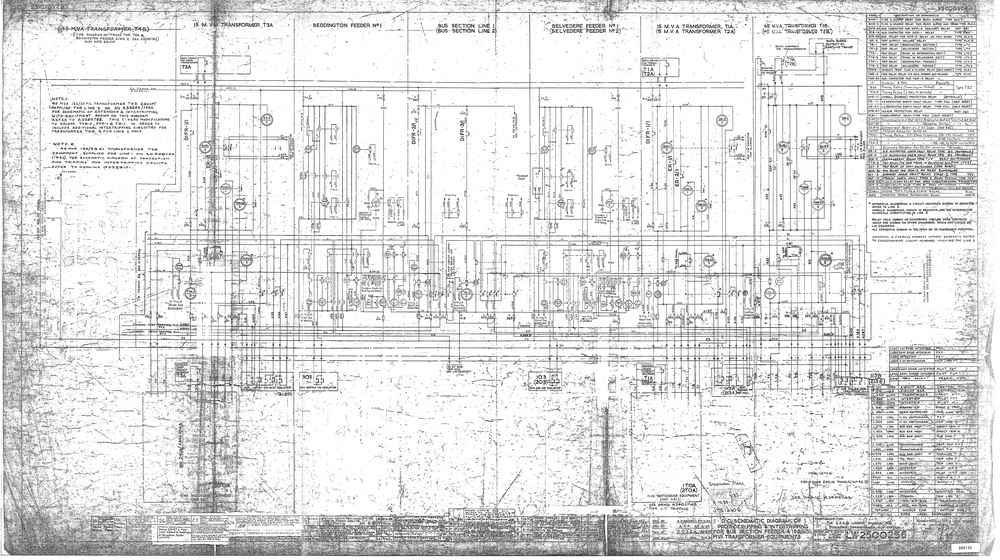
#> input picture closing_img.png, 1000 x 560 px, shrunk from 8150 x 4566 before the run
$ python -i image_processing.py   (imports and definitions only)
#> lines starting #> are read from the running program, lines starting #| are printed output that depends on the picture; after the words box and inside, x2 and y2 are one past the last pixel; in counts of white or black regions, pixels touching at a corner belong together; long printed decimals are rounded
import cv2
import numpy as np
import matplotlib.pyplot as plt

def process_image_notebook(image_path):

#> called with image_path = 'closing_img.png'
    def read(path):
        img=cv2.imread(path)
        return img

    def read_convertgray(path):
#> called with path = 'closing_img.png'
        imgray=cv2.imread(path,cv2.IMREAD_GRAYSCALE)
#> imgray is the input picture: shape (560, 1000); min 9, max 255, mean 225.2
        return imgray

    # [79 lines left out: functions read_convertBGRtoRGB, write, show_img_cv, show_img, visu, grayscale_histogram and 2 more, not called in this run]

    def brighten_image(image, brightness=50):
        """Brightens the image by adding a constant value to each pixel."""
        brightened = np.clip(image.astype(int) + brightness, 0, 255).astype(np.uint8)
        return brightened


    img=read_convertgray(image_path)

    mean_value= np.mean(img)
#> mean_value = 225.2
    print(mean_value)
#| 225.245

    mean_value=int(mean_value+1)
#> mean_value = 226
    mean_value

    ret,thresh1 = cv2.threshold(img,mean_value,255,cv2.THRESH_BINARY)
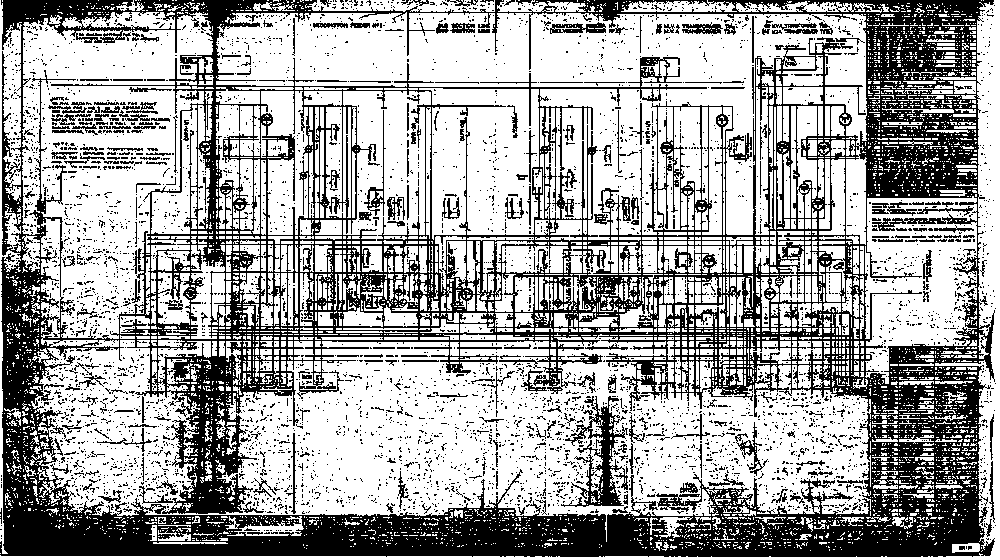
#> thresh1: shape (560, 1000); 64.7% white; 4939 black regions (4627 under 20 px), largest, box (x1, y1, x2, y2) and area: (0, 0, 995, 557) 164670, (561, 396, 628, 507) 2331, (550, 22, 606, 34) 396
#> ret = 226


    th3 = cv2.adaptiveThreshold(img, 255, cv2.ADAPTIVE_THRESH_MEAN_C,
                                          cv2.THRESH_BINARY, 51, 5)
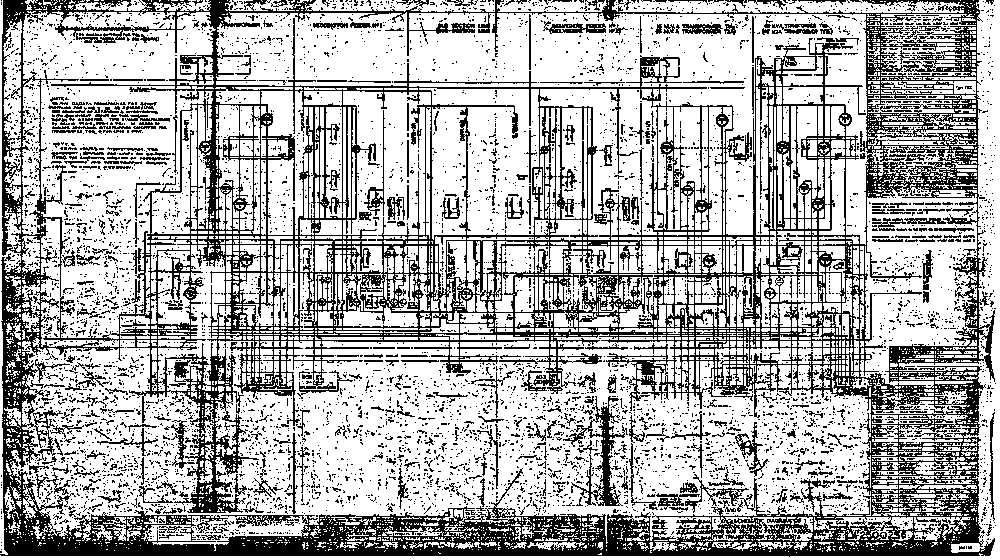
#> th3: shape (560, 1000); 69% white; black in thin lines or dots
    original_img=th3

    img = cv2.imread(image_path, 0)
    kernel = np.ones((2,2),np.uint8)
    #iteration1
    dilation = cv2.dilate(thresh1,kernel,iterations = 1)
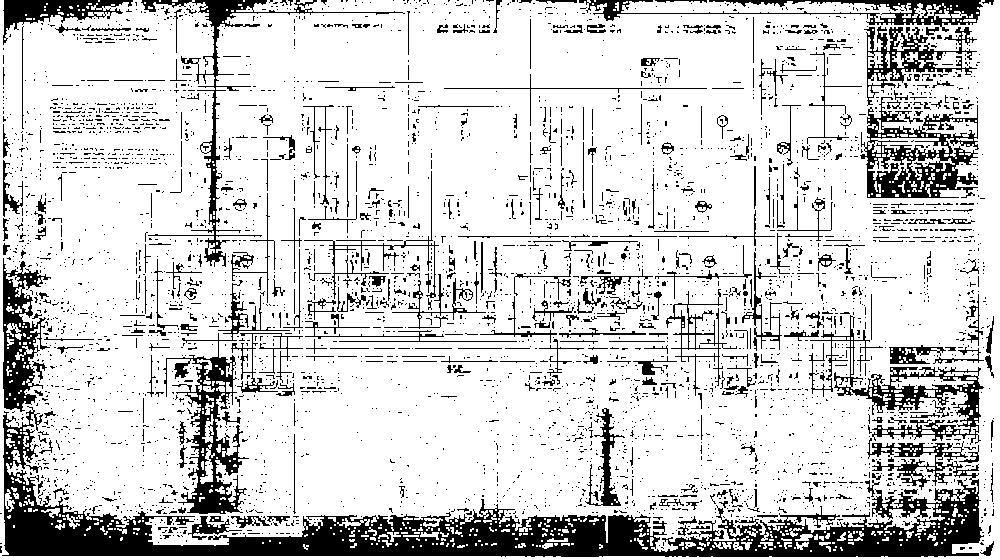
#> dilation: shape (560, 1000); 82.1% white; 4108 black regions (3709 under 20 px), largest, box (x1, y1, x2, y2) and area: (2, 406, 984, 557) 33023, (860, 97, 979, 198) 4968, (163, 280, 290, 514) 4912

    closing = cv2.morphologyEx(img, cv2.MORPH_CLOSE, kernel)

    opening = cv2.morphologyEx(img, cv2.MORPH_OPEN, kernel)
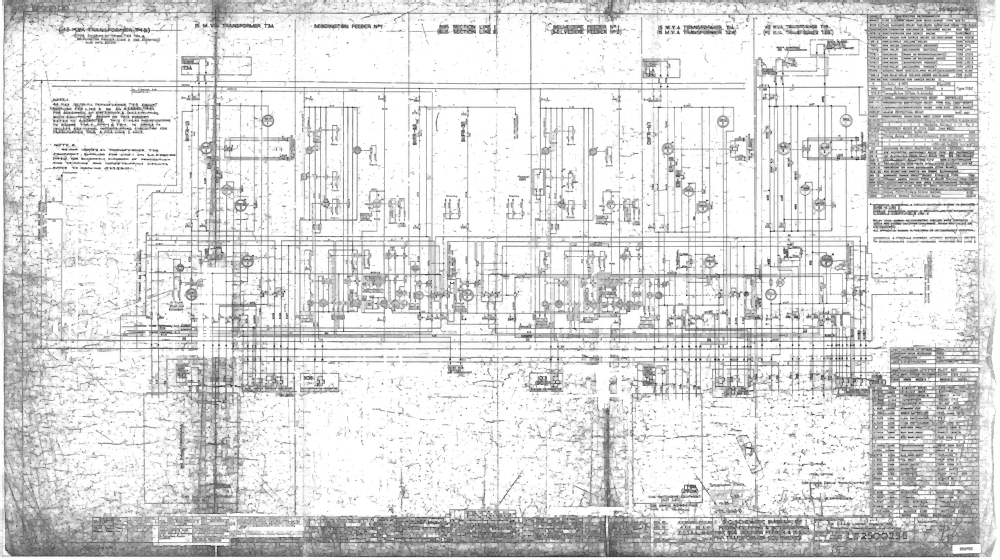
#> opening: shape (560, 1000); min 9, max 255, mean 220.1

    erosion = cv2.erode(img,kernel,iterations = 1)
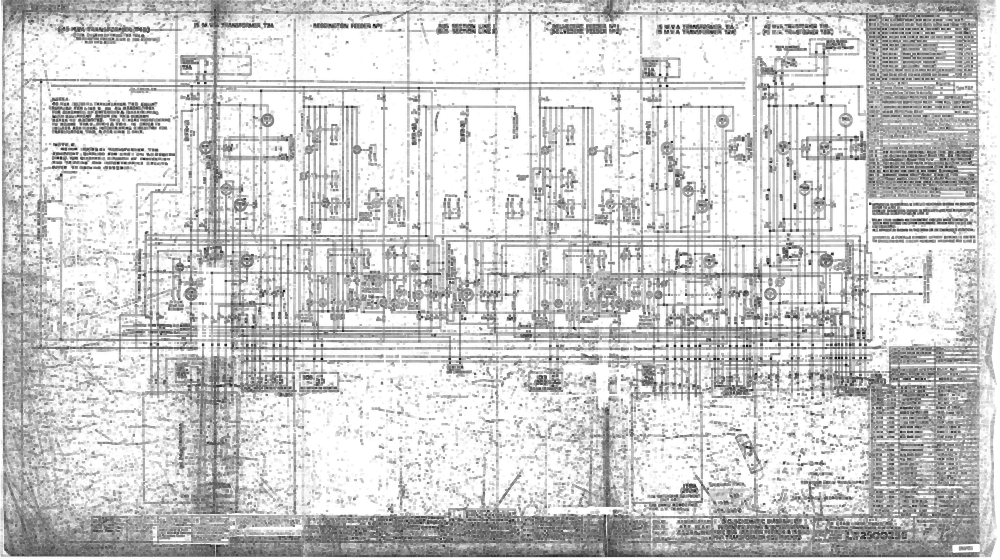
#> erosion: shape (560, 1000); min 9, max 255, mean 205.5

    #iteration2
    closed = cv2.morphologyEx(closing, cv2.MORPH_CLOSE, kernel)
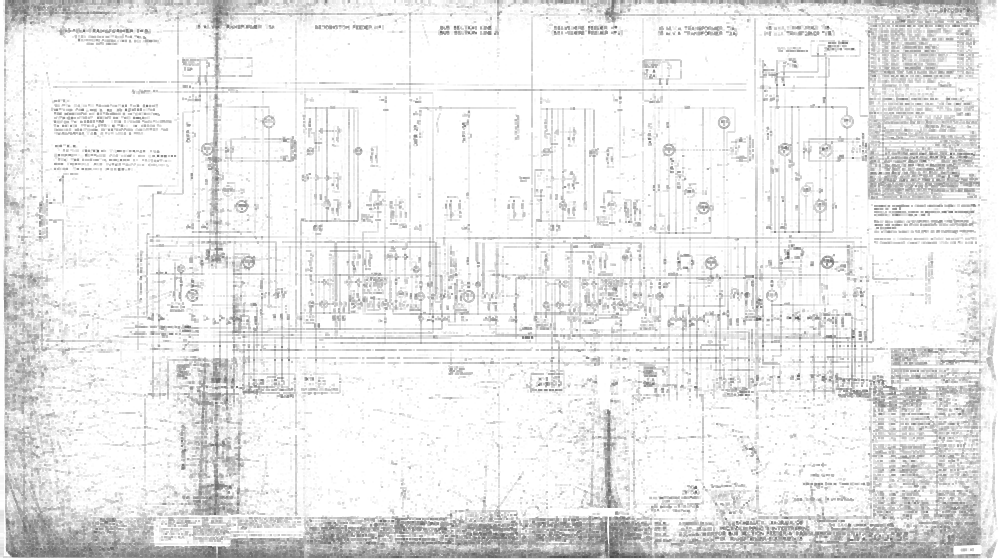
#> closed: shape (560, 1000); min 73, max 255, mean 234.4

    brightened_image = brighten_image(closed, brightness=75)
#> in brighten_image, `brightened = np.clip(image.astype(int) + brightness, 0, 255).astype(np..`:
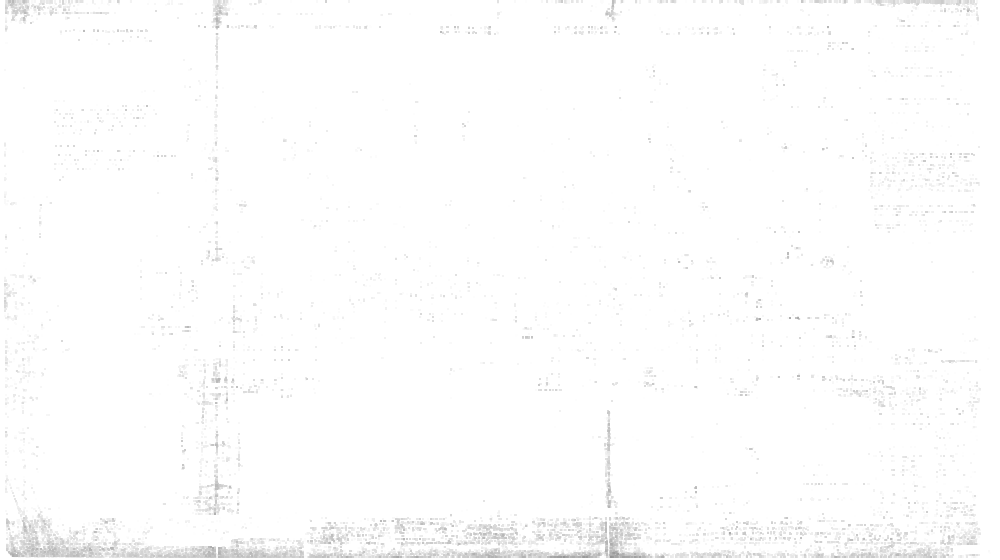
#> brightened: shape (560, 1000); min 148, max 255, mean 253.2

    output_img =  brightened_image


    cv2.imwrite("output_img.png", output_img)

    # Convert the final processed image to RGB format
    output_img = cv2.imread("output_img.png", cv2.IMREAD_GRAYSCALE)
    output_img = cv2.cvtColor(output_img, cv2.COLOR_GRAY2RGB)

    return original_img,output_img

>>> result = process_image_notebook('closing_img.png')
